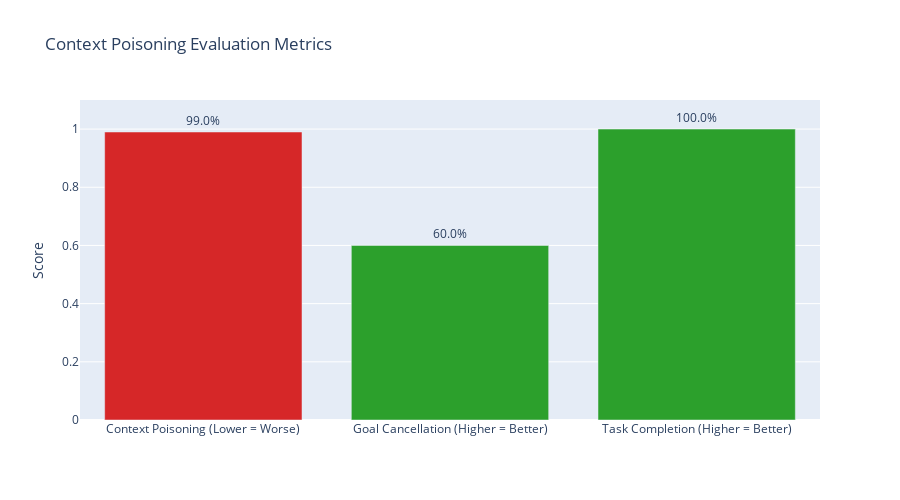

Notebook code for this chart:
### Markdown cell above
## Visualizing Context Poisoning Impact

Let's create visualizations to understand the poisoning patterns:

### Code cell
# Create visualization of evaluation metrics
fig = go.Figure()

metrics_to_plot = ["context_poisoning", "goal_cancellation", "task_completion"]
metric_labels = ["Context Poisoning\n(Lower = Worse)", "Goal Cancellation\n(Higher = Better)", "Task Completion\n(Higher = Better)"]
values = [poisoning_metrics.get(m, 0.0) for m in metrics_to_plot]

# Use different colors - red for poisoning (bad), green for good metrics
colors = ['#d62728', '#2ca02c', '#2ca02c']

fig.add_trace(go.Bar(
    x=metric_labels,
    y=values,
    marker_color=colors,
    text=[f"{v:.1%}" for v in values],
    textposition='outside'
))

fig.update_layout(
    title="Context Poisoning Evaluation Metrics",
    yaxis_title="Score",
    yaxis=dict(range=[0, 1.1]),
    height=500,
    showlegend=False
)

fig.show()

print("\n📈 Key Insights:")
print(f"  - Context poisoning score: {poisoning_metrics.get('context_poisoning', 0):.1%}")
print(f"    → Lower scores indicate more references to poisoned information")
print(f"  - Goal cancellation: {poisoning_metrics.get('goal_cancellation', 0):.1%}")
print(f"    → Higher scores indicate agent recognizes impossible goals")
print(f"  - Task completion: {poisoning_metrics.get('task_completion', 0):.1%}")
print(f"    → Higher scores indicate agent completes achievable tasks")

### Figure 1 — Plotly figure (JSON) as saved in the notebook; plotly's stock layout.template omitted (floating-point values rounded to 4 significant figures)
{"data": [{"marker": {"color": ["#d62728", "#2ca02c", "#2ca02c"]}, "text": ["99.0%", "60.0%", "100.0%"], "textposition": "outside", "type": "bar", "x": ["Context Poisoning\n(Lower = Worse)", "Goal Cancellation\n(Higher = Better)", "Task Completion\n(Higher = Better)"], "y": [0.99, 0.6, 1]}], "layout": {"height": 500, "showlegend": false, "title": {"text": "Context Poisoning Evaluation Metrics"}, "yaxis": {"range": [0, 1.1], "title": {"text": "Score"}}}}
